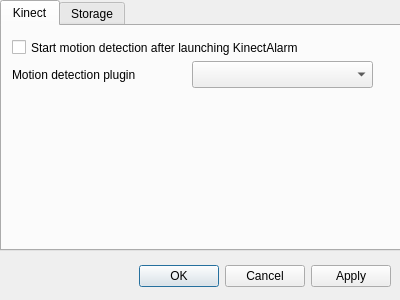
<?xml version="1.0" encoding="UTF-8"?>
<ui version="4.0">
 <class>SettingsDialog</class>
 <widget class="QDialog" name="SettingsDialog">
  <property name="geometry">
   <rect>
    <x>0</x>
    <y>0</y>
    <width>400</width>
    <height>300</height>
   </rect>
  </property>
  <property name="sizePolicy">
   <sizepolicy hsizetype="Fixed" vsizetype="Fixed">
    <horstretch>0</horstretch>
    <verstretch>0</verstretch>
   </sizepolicy>
  </property>
  <property name="windowTitle">
   <string>Dialog</string>
  </property>
  <widget class="QTabWidget" name="tabWidget">
   <property name="geometry">
    <rect>
     <x>0</x>
     <y>0</y>
     <width>401</width>
     <height>251</height>
    </rect>
   </property>
   <property name="currentIndex">
    <number>0</number>
   </property>
   <widget class="QWidget" name="kinectSettings">
    <property name="accessibleName">
     <string/>
    </property>
    <attribute name="title">
     <string>Kinect</string>
    </attribute>
    <widget class="QCheckBox" name="launchKinectAfterStart">
     <property name="geometry">
      <rect>
       <x>10</x>
       <y>10</y>
       <width>371</width>
       <height>23</height>
      </rect>
     </property>
     <property name="text">
      <string>Start motion detection after launching KinectAlarm</string>
     </property>
    </widget>
    <widget class="QComboBox" name="pluginComboBox">
     <property name="geometry">
      <rect>
       <x>190</x>
       <y>35</y>
       <width>181</width>
       <height>27</height>
      </rect>
     </property>
    </widget>
    <widget class="QLabel" name="label_6">
     <property name="geometry">
      <rect>
       <x>10</x>
       <y>40</y>
       <width>171</width>
       <height>17</height>
      </rect>
     </property>
     <property name="text">
      <string>Motion detection plugin</string>
     </property>
    </widget>
   </widget>
   <widget class="QWidget" name="storageSettings">
    <attribute name="title">
     <string>Storage</string>
    </attribute>
    <widget class="QCheckBox" name="storageActive">
     <property name="geometry">
      <rect>
       <x>10</x>
       <y>10</y>
       <width>121</width>
       <height>23</height>
      </rect>
     </property>
     <property name="text">
      <string>Active Storage</string>
     </property>
    </widget>
    <widget class="QLineEdit" name="path">
     <property name="enabled">
      <bool>false</bool>
     </property>
     <property name="geometry">
      <rect>
       <x>10</x>
       <y>60</y>
       <width>281</width>
       <height>27</height>
      </rect>
     </property>
    </widget>
    <widget class="QLabel" name="label">
     <property name="enabled">
      <bool>false</bool>
     </property>
     <property name="geometry">
      <rect>
       <x>10</x>
       <y>40</y>
       <width>91</width>
       <height>17</height>
      </rect>
     </property>
     <property name="toolTip">
      <string>Place for storing images</string>
     </property>
     <property name="text">
      <string>Images path</string>
     </property>
    </widget>
    <widget class="QPushButton" name="pathChooser">
     <property name="enabled">
      <bool>false</bool>
     </property>
     <property name="geometry">
      <rect>
       <x>300</x>
       <y>60</y>
       <width>92</width>
       <height>28</height>
      </rect>
     </property>
     <property name="text">
      <string>Directory</string>
     </property>
    </widget>
    <widget class="QLabel" name="label_2">
     <property name="enabled">
      <bool>false</bool>
     </property>
     <property name="geometry">
      <rect>
       <x>10</x>
       <y>100</y>
       <width>161</width>
       <height>17</height>
      </rect>
     </property>
     <property name="text">
      <string>Save first image after</string>
     </property>
    </widget>
    <widget class="QSpinBox" name="firstImageSpinBox">
     <property name="enabled">
      <bool>false</bool>
     </property>
     <property name="geometry">
      <rect>
       <x>180</x>
       <y>95</y>
       <width>81</width>
       <height>27</height>
      </rect>
     </property>
     <property name="alignment">
      <set>Qt::AlignRight|Qt::AlignTrailing|Qt::AlignVCenter</set>
     </property>
     <property name="minimum">
      <number>100</number>
     </property>
     <property name="maximum">
      <number>1000</number>
     </property>
     <property name="singleStep">
      <number>50</number>
     </property>
    </widget>
    <widget class="QLabel" name="label_3">
     <property name="enabled">
      <bool>false</bool>
     </property>
     <property name="geometry">
      <rect>
       <x>270</x>
       <y>100</y>
       <width>64</width>
       <height>17</height>
      </rect>
     </property>
     <property name="text">
      <string>msec</string>
     </property>
    </widget>
    <widget class="QLabel" name="label_4">
     <property name="enabled">
      <bool>false</bool>
     </property>
     <property name="geometry">
      <rect>
       <x>10</x>
       <y>135</y>
       <width>171</width>
       <height>17</height>
      </rect>
     </property>
     <property name="text">
      <string>Save next images after</string>
     </property>
    </widget>
    <widget class="QLabel" name="label_5">
     <property name="enabled">
      <bool>false</bool>
     </property>
     <property name="geometry">
      <rect>
       <x>270</x>
       <y>135</y>
       <width>64</width>
       <height>17</height>
      </rect>
     </property>
     <property name="text">
      <string>sec</string>
     </property>
    </widget>
    <widget class="QDoubleSpinBox" name="nextImageSpinBox">
     <property name="enabled">
      <bool>false</bool>
     </property>
     <property name="geometry">
      <rect>
       <x>180</x>
       <y>130</y>
       <width>81</width>
       <height>27</height>
      </rect>
     </property>
     <property name="alignment">
      <set>Qt::AlignRight|Qt::AlignTrailing|Qt::AlignVCenter</set>
     </property>
     <property name="decimals">
      <number>1</number>
     </property>
     <property name="minimum">
      <double>0.500000000000000</double>
     </property>
     <property name="maximum">
      <double>30.000000000000000</double>
     </property>
     <property name="singleStep">
      <double>0.500000000000000</double>
     </property>
     <property name="value">
      <double>1.000000000000000</double>
     </property>
    </widget>
   </widget>
  </widget>
  <widget class="QDialogButtonBox" name="buttonBox">
   <property name="geometry">
    <rect>
     <x>130</x>
     <y>260</y>
     <width>261</width>
     <height>33</height>
    </rect>
   </property>
   <property name="standardButtons">
    <set>QDialogButtonBox::Apply|QDialogButtonBox::Cancel|QDialogButtonBox::Ok</set>
   </property>
  </widget>
 </widget>
 <resources/>
 <connections/>
</ui>
